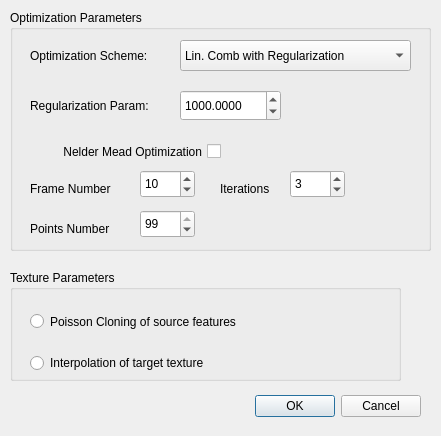
<?xml version="1.0" encoding="UTF-8"?>
<ui version="4.0">
 <class>settingsDialog</class>
 <widget class="QDialog" name="settingsDialog">
  <property name="geometry">
   <rect>
    <x>0</x>
    <y>0</y>
    <width>441</width>
    <height>436</height>
   </rect>
  </property>
  <property name="windowTitle">
   <string>Dialog</string>
  </property>
  <widget class="QDialogButtonBox" name="buttonBox">
   <property name="geometry">
    <rect>
     <x>80</x>
     <y>390</y>
     <width>341</width>
     <height>32</height>
    </rect>
   </property>
   <property name="orientation">
    <enum>Qt::Horizontal</enum>
   </property>
   <property name="standardButtons">
    <set>QDialogButtonBox::Cancel|QDialogButtonBox::Ok</set>
   </property>
  </widget>
  <widget class="QGroupBox" name="groupBox">
   <property name="geometry">
    <rect>
     <x>10</x>
     <y>10</y>
     <width>421</width>
     <height>241</height>
    </rect>
   </property>
   <property name="title">
    <string>Optimization Parameters</string>
   </property>
   <widget class="QLabel" name="label">
    <property name="geometry">
     <rect>
      <x>20</x>
      <y>30</y>
      <width>151</width>
      <height>31</height>
     </rect>
    </property>
    <property name="text">
     <string>Optimization Scheme:</string>
    </property>
   </widget>
   <widget class="QLabel" name="label_2">
    <property name="geometry">
     <rect>
      <x>20</x>
      <y>80</y>
      <width>151</width>
      <height>31</height>
     </rect>
    </property>
    <property name="text">
     <string>Regularization Param:</string>
    </property>
   </widget>
   <widget class="QCheckBox" name="nelder">
    <property name="geometry">
     <rect>
      <x>10</x>
      <y>130</y>
      <width>201</width>
      <height>23</height>
     </rect>
    </property>
    <property name="layoutDirection">
     <enum>Qt::RightToLeft</enum>
    </property>
    <property name="text">
     <string>Nelder Mead Optimization</string>
    </property>
   </widget>
   <widget class="QComboBox" name="optBox">
    <property name="geometry">
     <rect>
      <x>170</x>
      <y>30</y>
      <width>231</width>
      <height>31</height>
     </rect>
    </property>
    <item>
     <property name="text">
      <string>Lin. Comb with Regularization</string>
     </property>
    </item>
    <item>
     <property name="text">
      <string>Interpolation</string>
     </property>
    </item>
   </widget>
   <widget class="QDoubleSpinBox" name="regBox">
    <property name="geometry">
     <rect>
      <x>170</x>
      <y>80</y>
      <width>101</width>
      <height>31</height>
     </rect>
    </property>
    <property name="decimals">
     <number>4</number>
    </property>
    <property name="maximum">
     <double>3000.989999999999782</double>
    </property>
    <property name="value">
     <double>1000.000000000000000</double>
    </property>
   </widget>
   <widget class="QLabel" name="label_3">
    <property name="geometry">
     <rect>
      <x>20</x>
      <y>170</y>
      <width>101</width>
      <height>18</height>
     </rect>
    </property>
    <property name="text">
     <string>Frame Number</string>
    </property>
   </widget>
   <widget class="QSpinBox" name="frameBox">
    <property name="geometry">
     <rect>
      <x>130</x>
      <y>160</y>
      <width>55</width>
      <height>28</height>
     </rect>
    </property>
    <property name="value">
     <number>10</number>
    </property>
   </widget>
   <widget class="QSpinBox" name="spinBox_2">
    <property name="geometry">
     <rect>
      <x>280</x>
      <y>160</y>
      <width>55</width>
      <height>28</height>
     </rect>
    </property>
    <property name="value">
     <number>3</number>
    </property>
   </widget>
   <widget class="QLabel" name="label_4">
    <property name="geometry">
     <rect>
      <x>210</x>
      <y>170</y>
      <width>62</width>
      <height>18</height>
     </rect>
    </property>
    <property name="text">
     <string>Iterations</string>
    </property>
   </widget>
   <widget class="QLabel" name="label_5">
    <property name="geometry">
     <rect>
      <x>20</x>
      <y>210</y>
      <width>101</width>
      <height>18</height>
     </rect>
    </property>
    <property name="text">
     <string>Points Number</string>
    </property>
   </widget>
   <widget class="QSpinBox" name="pointsBox">
    <property name="geometry">
     <rect>
      <x>130</x>
      <y>200</y>
      <width>55</width>
      <height>28</height>
     </rect>
    </property>
    <property name="value">
     <number>99</number>
    </property>
   </widget>
  </widget>
  <widget class="QGroupBox" name="groupBox_2">
   <property name="geometry">
    <rect>
     <x>10</x>
     <y>270</y>
     <width>391</width>
     <height>111</height>
    </rect>
   </property>
   <property name="title">
    <string>Texture Parameters</string>
   </property>
   <widget class="QRadioButton" name="poisson">
    <property name="geometry">
     <rect>
      <x>20</x>
      <y>40</y>
      <width>251</width>
      <height>23</height>
     </rect>
    </property>
    <property name="layoutDirection">
     <enum>Qt::LeftToRight</enum>
    </property>
    <property name="text">
     <string>Poisson Cloning of source features</string>
    </property>
   </widget>
   <widget class="QRadioButton" name="interpolate">
    <property name="geometry">
     <rect>
      <x>20</x>
      <y>83</y>
      <width>251</width>
      <height>20</height>
     </rect>
    </property>
    <property name="layoutDirection">
     <enum>Qt::LeftToRight</enum>
    </property>
    <property name="text">
     <string>Interpolation of target texture     </string>
    </property>
   </widget>
  </widget>
 </widget>
 <resources/>
 <connections>
  <connection>
   <sender>buttonBox</sender>
   <signal>accepted()</signal>
   <receiver>settingsDialog</receiver>
   <slot>accept()</slot>
   <hints>
    <hint type="sourcelabel">
     <x>248</x>
     <y>254</y>
    </hint>
    <hint type="destinationlabel">
     <x>157</x>
     <y>274</y>
    </hint>
   </hints>
  </connection>
  <connection>
   <sender>buttonBox</sender>
   <signal>rejected()</signal>
   <receiver>settingsDialog</receiver>
   <slot>reject()</slot>
   <hints>
    <hint type="sourcelabel">
     <x>316</x>
     <y>260</y>
    </hint>
    <hint type="destinationlabel">
     <x>286</x>
     <y>274</y>
    </hint>
   </hints>
  </connection>
 </connections>
</ui>
